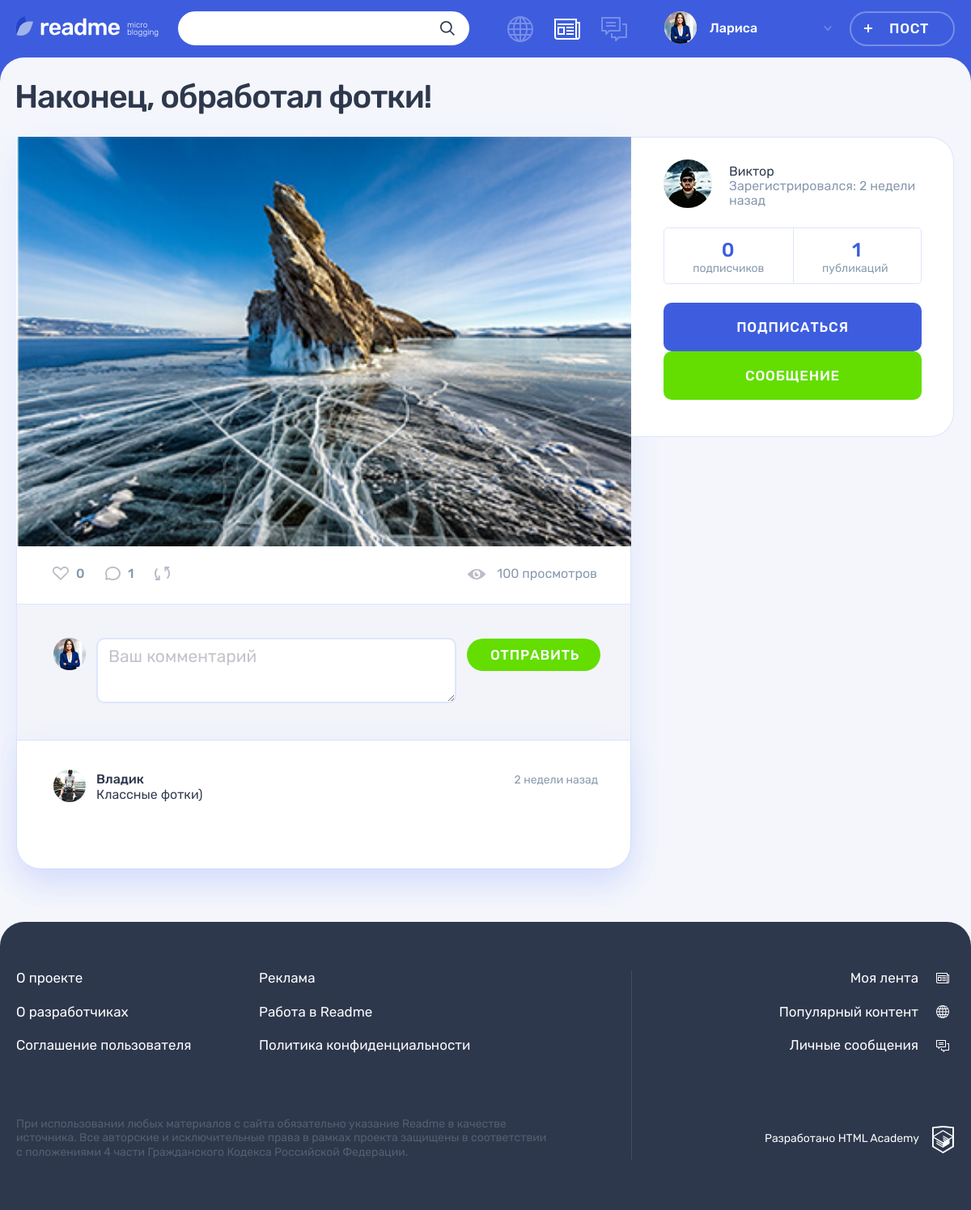
The page /post.php?id=3 (signed in) on the database its author committed.
### tables this page shows
CREATE TABLE posts
(
    id           INT AUTO_INCREMENT PRIMARY KEY,
    creationDate TIMESTAMP DEFAULT CURRENT_TIMESTAMP,
    title        VARCHAR(128),
    content      VARCHAR(255),
    typeID       INT NOT NULL,
    authorId     INT NOT NULL,
    image        VARCHAR(255),
    video        VARCHAR(255),
    link         VARCHAR(255),
    views        INT,
    author       VARCHAR(128),
    repostCount  VARCHAR(128),
    FOREIGN KEY (authorId) REFERENCES users (id),
    FOREIGN KEY (typeId) REFERENCES content_type (id)
);

CREATE TABLE comments
(
    id           INT AUTO_INCREMENT PRIMARY KEY,
    creationDate TIMESTAMP DEFAULT CURRENT_TIMESTAMP,
    content      VARCHAR(255),
    authorId     INT NOT NULL,
    postId       INT NOT NULL,
    FOREIGN KEY (postId) REFERENCES posts (id),
    FOREIGN KEY (authorId) REFERENCES users (id)
);

CREATE TABLE users
(
    id               INT AUTO_INCREMENT PRIMARY KEY,
    registrationDate TIMESTAMP DEFAULT CURRENT_TIMESTAMP,
    email            VARCHAR(128) NOT NULL UNIQUE,
    login            VARCHAR(128) UNIQUE,
    password         CHAR(64)     NOT NULL,
    avatar           VARCHAR(255)
);

### helpers.php (called while the page is built, shortened)
<?php
function get_noun_plural_form(int $number, string $one, string $two, string $many): string
{
    $number = (int)$number;
    $mod10 = $number % 10;
    $mod100 = $number % 100;
    switch (true) {
        case ($mod10 >= 2 && $mod10 <= 4):
            return $two;
    }
}
function include_template($name, array $data = [])
{
    $name = 'templates/'.$name;
    extract($data);
    require $name;
    $result = ob_get_clean();
    return $result;
}
function generate_random_date($index)
{
    $deltas = [['minutes' => 59], ['hours' => 23], ['days' => 6], ['weeks' => 4], ['months' => 11]];
    $dcnt = count($deltas);
    $delta = $deltas[$index];
    $timeval = rand(1, current($delta));
    $timename = key($delta);
    $ts = strtotime("$timeval $timename ago");
    $dt = date('Y-m-d H:i:s', $ts);
    return $dt;
}

### functions.php (called while the page is built, shortened)
<?php
function DateFormat($index, $data = '')
{
    $RandomDate = date_create(generate_random_date($index));
    if ( ! empty($data)) {
        $RandomDate = new DateTime($data);
    }
    $current_time = new DateTime();
    $date = $current_time->diff($RandomDate);
    if ($date->format('%y') >= 1) {
        return $RandomDate->format("d-M-Y");
    } elseif (1.25 <= ((int)$date->format('%m')) + ($date->format('%d')) / 31) {
        return seePlural($date->format('%m'), 'месяц', 'месяца', 'месяцев');
    } elseif (7 <= (int)$date->format('%m') * 31 + (int)$date->format('%d')) {
        return seePlural(floor(($date->format('%d')) / 7) + (int)$date->format('%m') * 4, ' неделю', 'недели',
            'недель');
    } elseif ((1 <= $date->format('%d'))) {
        return seePlural($date->format('%d'), 'день', 'дня', 'дней');
    } elseif (1 <= $date->format('%h')) {
        return seePlural($date->format('%h'), 'час', 'часа', 'часов');
    } else {
        return seePlural($date->format('%i'), 'минута', 'минуты', 'минут');
    }
}
function seePlural($str, $one, $two, $many, $ending = ' назад')
{
    return $str.' '.get_noun_plural_form($str, $one, $two, $many).$ending;
}
function SqlRequest($reques, $from, $where, $con, $id = '', $as = '', $join = "")
{
    $sql = sprintf("SELECT  %s %s  from %s %s WHERE %s %s", $reques, $as, $from, $join, $where, $id);
    $result = mysqli_query($con, $sql);
    $data = mysqli_fetch_all($result, MYSQLI_ASSOC);
    return $data;
}

### templates/widgets/postCreateUser.php (the view, shortened to what this page needs)
<div class="post-details__user user">
    <div class="post-details__user-info user__info">
        <div class="post-details__avatar user__avatar">
            <a class="post-details__name user__name" href="#">
                <a class="post-details__avatar-link user__avatar-link" href="#">
                    <img class="post-details__picture user__picture"
                         src="../img/<?= strip_tags($postAuthor['avatar']) ?>" alt="Аватар пользователя">
                </a>
        </div>
        <div class="post-details__name-wrapper user__name-wrapper">
            <span><?= strip_tags($postAuthor['login']) ?> </span>
            <br>
            <time class="post-details__time user__time" datetime="2014-03-20">Зарегистрировался: <?= DateFormat(0, $postAuthor['registrationDate']) ?></time>
        </div>
    </div>
    <div class="post-details__rating user__rating">
        <p class="post-details__rating-item user__rating-item user__rating-item--subscribers">
            <span class="post-details__rating-amount user__rating-amount"><?= $subscribersCount ?></span>
            <span class="post-details__rating-text user__rating-text">подписчиков</span>
        </p>
        <p class="post-details__rating-item user__rating-item user__rating-item--publications">
            <span class="post-details__rating-amount user__rating-amount"><?= $postsCount ?></span>
            <span class="post-details__rating-text user__rating-text">публикаций</span>
        </p>
    </div>
    <?php if ($postAuthor['authorId'] != $_SESSION['id']) { ?>
        <div class="post-details__user-buttons user__buttons">
            <form action="../post.php?id=<?= intval($_GET['id']) ?>"
                  method="post">
                <button class="profile__user-button user__button user__button--subscription button button--main"
                        style="width: 100%;"
                        type="submit"><?= $isSubscribed ? "Подписаться" : "Отписаться" ?></button>
            </form>
            <a class="user__button user__button--writing button button--green"
               href="messages.php?newMessage=<?= $postAuthor['authorId'] ?>&id=<?= $postAuthor['authorId'] ?>">Сообщение</a>
        </div>
    <?php } ?>
</div>

### templates/postPhoto.php (shortened to what this page needs)
<main class="page__main page__main--publication">
    <div class="container">
        <h1 class="page__title page__title--publication"><?= strip_tags($post['title']); ?></h1>
        <section class="post-details">
            <div class="post-details__wrapper post-photo">
                <div class="post-details__main-block post post--details">
                    <div class="post-details__image-wrapper post-photo__image-wrapper">
                        <img src="../img/<?= strip_tags($post['content']) ?>" alt="Фото от пользователя" width="760"
                             height="507">
                    </div>
                    <div class="post__indicators">
                        <?php echo include_template('widgets/likesRepostsComments.php',
                            [
                                'like' => $post[0]['like'],
                                'comment' => $post[0]['comment'],
                                'reposts' => $post[0]['reposts'],
                                'view' => $post[0]['view'],
                                'id' => $id,
                            ]); ?>
                    </div>
                    <div class="comments">
                        <?php
                        echo include_template('widgets/newCommentForm.php',
                            ['con' => $con, 'postId' => $post['id']]);
                        echo include_template('widgets/comments.php',
                            ['con' => $con, 'postId' => $post['id'], 'comments' => $post[0]["comments"]]);
                        ?>
                    </div>
                </div>
                <?php echo include_template('widgets/postCreateUser.php', [
                    'con' => $con,
                    'id' => $id,
                    'postAuthor' => $authorInfo['postAuthor'],
                    'postsCount' => $authorInfo['postsCount'],
                    'subscribersCount' => $authorInfo['subscribersCount'],
                    'isSubscribed' => $isSubscribed,
                ]); ?>
            </div>
        </section>
    </div>
</main>

### templates/widgets/comments.php
<div class="comments__list-wrapper">
    <ul class="comments__list">
        <?php foreach ($comments as $inf): ?>
            <li class="comments__item user">
                <div class="comments__avatar">
                    <a class="user__avatar-link" href="#">
                        <img class="comments__picture" src="../img/<?= strip_tags($inf['avatar']) ?>"
                             alt="Аватар пользователя">
                    </a>
                </div>
                <div class="comments__info">
                    <div class="comments__name-wrapper">
                        <a class="comments__user-name" href="#">
                            <span><?= strip_tags($inf['login']) ?></span>
                        </a>
                        <time class="comments__time" datetime="2019-03-20"><?= DateFormat(0, $inf['creationDate']) ?></time>
                    </div>
                    <p class="comments__text">
                        <?= strip_tags($inf['content']) ?>
                    </p>
                </div>
            </li>
        <?php endforeach; ?>
    </ul>
</div>

### rows shown on the page
posts: title "Наконец, обработал фотки!", content (picture), authorId.avatar (picture), authorId.login "Виктор", authorId.registrationDate "2 недели назад"
comments: authorId.avatar (picture), authorId.login "Владик", creationDate "2 недели назад", content "Классные фотки)"

### other values the page prints
strip_tags($userName) "Лариса"
$like "0"
$comment "1"
$view "100"
$subscribersCount "0"
$postsCount "1"
